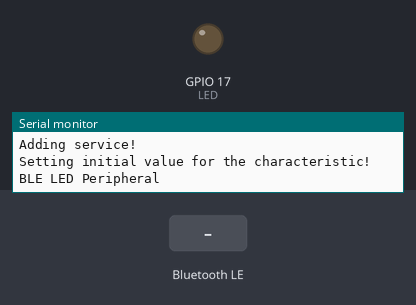
Simulated run of this sketch. Board: ESP32. Parts: output pins drawn as LEDs (lit = HIGH), the last lines printed to the serial monitor. The test bench sets the inputs (shaded band). Nothing arrives over Bluetooth unless stated; a phone connects over Bluetooth LE 3 s after start.

Above: at 1.2 s.
1.3 s: Bluetooth LE write "1" received
At 3.8 s:
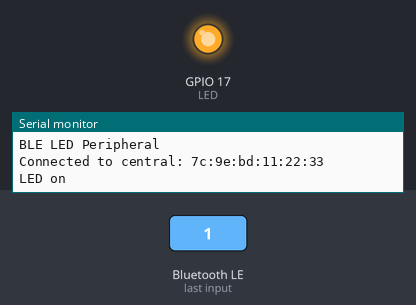
4.3 s: Bluetooth LE write "0" received
At 5.1 s:
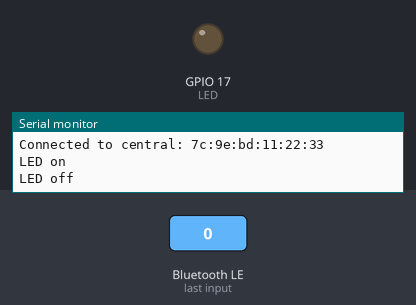
5.8 s: Bluetooth LE write "2" received
At 6.2 s:
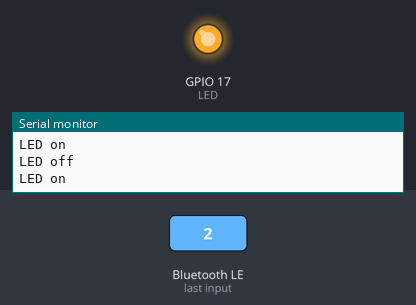
Timing chart, 0 to 8.8 s (numbered marks = the images above; inputs shaded):
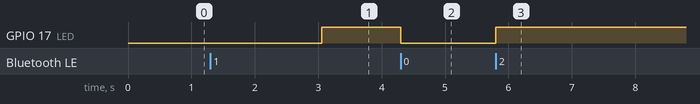

Measured:
- after the input at 1.3 s, GPIO 17 (LED): LOW → HIGH after 1.8 s
- after the input at 4.3 s, GPIO 17 (LED): HIGH → LOW at once
- after the input at 5.8 s, GPIO 17 (LED): LOW → HIGH at once

The sketch:

bluetoothConnection.ino
```cpp
#include <ArduinoBLE.h>

BLEService ledService("19b10010-e8f2-537e-4f6c-d104768a1214"); // create service

BLEByteCharacteristic switchCharacteristic("19b10011-e8f2-537e-4f6c-d104768a1214", BLERead | BLEWrite); // create characteristic
BLECharacteristic sendAccChars("19b10011-e8f2-537e-4f6c-d104768a1215", BLERead | BLENotify, 8);

const int LED{17};

void setup() {
  Serial.println("Starting!");
  Serial.begin(9600);
  while (!Serial);

  pinMode(LED, OUTPUT);

  // begin initialization
  if (!BLE.begin()) {
    Serial.println("Starting BLE failed!");
    while (1);
  }

  Serial.println("Starting part 2!");
  // set advertised local name and service UUID
  BLE.setLocalName("Aether's LED");
  BLE.setAdvertisedService(ledService);

  Serial.println("Adding characteristic to service!");
  // add the characteristic to the service
  ledService.addCharacteristic(switchCharacteristic);
  ledService.addCharacteristic(sendAccChars);

  Serial.println("Adding service!");
  // add service
  BLE.addService(ledService);

  Serial.println("Setting initial value for the characteristic!");
  // set the initial value for the characteristic
  switchCharacteristic.writeValue(0);

  byte sensorData[] = {0x00, 0x00, 0x00, 0x00, 0x00, 0x00, 0x00, 0x00};

  sendAccChars.writeValue(sensorData, sizeof(sensorData));

  // start advertising
  BLE.advertise();

  Serial.println("BLE LED Peripheral");
}

void loop() {
  // listen for BLE peripherals to connect:
  BLEDevice central = BLE.central();

  // if a central is connected to peripheral:
  if (central) {
    Serial.print("Connected to central: ");
    Serial.println(central.address());

    // while the central is still connected to peripheral:
    while (central.connected()) {
      // if the remote device wrote to the characteristic,
      // use the value to control the LED:
      byte sensorData[] = {0x00, 0x01, 0x02, 0x03, 0x04, 0x05, 0x06, 0x07};
      sendAccChars.writeValue(sensorData, sizeof(sensorData));

      if (switchCharacteristic.written()) {
        if (switchCharacteristic.value()) {
          Serial.println("LED on");
          digitalWrite(LED, HIGH);

        } else {
          Serial.println("LED off");
          digitalWrite(LED, LOW);
        }
      }
    }

    // central disconnected
    Serial.print("Disconnected from central: ");
    Serial.println(central.address());
  }
}
```
